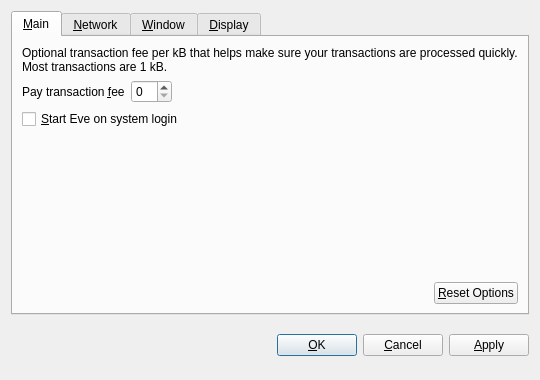
<?xml version="1.0" encoding="UTF-8"?>
<ui version="4.0">
 <class>OptionsDialog</class>
 <widget class="QDialog" name="OptionsDialog">
  <property name="geometry">
   <rect>
    <x>0</x>
    <y>0</y>
    <width>540</width>
    <height>380</height>
   </rect>
  </property>
  <property name="windowTitle">
   <string>Options</string>
  </property>
  <property name="modal">
   <bool>true</bool>
  </property>
  <layout class="QVBoxLayout" name="verticalLayout">
   <item>
    <widget class="QTabWidget" name="tabWidget">
     <property name="tabPosition">
      <enum>QTabWidget::North</enum>
     </property>
     <property name="currentIndex">
      <number>0</number>
     </property>
     <widget class="QWidget" name="tabMain">
      <attribute name="title">
       <string>&amp;Main</string>
      </attribute>
      <layout class="QVBoxLayout" name="verticalLayout_Main">
       <item>
        <widget class="QLabel" name="transactionFeeInfoLabel">
         <property name="text">
          <string>Optional transaction fee per kB that helps make sure your transactions are processed quickly. Most transactions are 1 kB.</string>
         </property>
         <property name="textFormat">
          <enum>Qt::PlainText</enum>
         </property>
         <property name="wordWrap">
          <bool>true</bool>
         </property>
        </widget>
       </item>
       <item>
        <layout class="QHBoxLayout" name="horizontalLayout_1_Main">
         <item>
          <widget class="QLabel" name="transactionFeeLabel">
           <property name="text">
            <string>Pay transaction &amp;fee</string>
           </property>
           <property name="textFormat">
            <enum>Qt::PlainText</enum>
           </property>
           <property name="buddy">
            <cstring>transactionFee</cstring>
           </property>
          </widget>
         </item>
         <item>
          <widget class="BitcoinAmountField" name="transactionFee"/>
         </item>
         <item>
          <spacer name="horizontalSpacer_1_Main">
           <property name="orientation">
            <enum>Qt::Horizontal</enum>
           </property>
           <property name="sizeHint" stdset="0">
            <size>
             <width>40</width>
             <height>20</height>
            </size>
           </property>
          </spacer>
         </item>
        </layout>
       </item>
       <item>
        <widget class="QCheckBox" name="bitcoinAtStartup">
         <property name="toolTip">
          <string>Automatically start Eve after logging in to the system.</string>
         </property>
         <property name="text">
          <string>&amp;Start Eve on system login</string>
         </property>
        </widget>
       </item>
       <item>
        <spacer name="verticalSpacer_Main">
         <property name="orientation">
          <enum>Qt::Vertical</enum>
         </property>
         <property name="sizeHint" stdset="0">
          <size>
           <width>20</width>
           <height>40</height>
          </size>
         </property>
        </spacer>
       </item>
       <item>
        <layout class="QHBoxLayout" name="horizontalLayout_2_Main">
         <item>
          <spacer name="horizontalSpacer_2_Main">
           <property name="orientation">
            <enum>Qt::Horizontal</enum>
           </property>
           <property name="sizeHint" stdset="0">
            <size>
             <width>40</width>
             <height>20</height>
            </size>
           </property>
          </spacer>
         </item>
         <item>
          <widget class="QPushButton" name="resetButton">
           <property name="toolTip">
            <string>Reset all client options to default.</string>
           </property>
           <property name="text">
            <string>&amp;Reset Options</string>
           </property>
           <property name="autoDefault">
            <bool>false</bool>
           </property>
          </widget>
         </item>
        </layout>
       </item>
      </layout>
     </widget>
     <widget class="QWidget" name="tabNetwork">
      <attribute name="title">
       <string>&amp;Network</string>
      </attribute>
      <layout class="QVBoxLayout" name="verticalLayout_Network">
       <item>
        <widget class="QCheckBox" name="mapPortUpnp">
         <property name="toolTip">
          <string>Automatically open the Eve client port on the router. This only works when your router supports UPnP and it is enabled.</string>
         </property>
         <property name="text">
          <string>Map port using &amp;UPnP</string>
         </property>
        </widget>
       </item>
       <item>
        <widget class="QCheckBox" name="connectSocks">
         <property name="toolTip">
          <string>Connect to the Eve network through a SOCKS proxy (e.g. when connecting through Tor).</string>
         </property>
         <property name="text">
          <string>&amp;Connect through SOCKS proxy:</string>
         </property>
        </widget>
       </item>
       <item>
        <layout class="QHBoxLayout" name="horizontalLayout_Network">
         <item>
          <widget class="QLabel" name="proxyIpLabel">
           <property name="text">
            <string>Proxy &amp;IP:</string>
           </property>
           <property name="textFormat">
            <enum>Qt::PlainText</enum>
           </property>
           <property name="buddy">
            <cstring>proxyIp</cstring>
           </property>
          </widget>
         </item>
         <item>
          <widget class="QValidatedLineEdit" name="proxyIp">
           <property name="maximumSize">
            <size>
             <width>140</width>
             <height>16777215</height>
            </size>
           </property>
           <property name="toolTip">
            <string>IP address of the proxy (e.g. 127.0.0.1)</string>
           </property>
          </widget>
         </item>
         <item>
          <widget class="QLabel" name="proxyPortLabel">
           <property name="text">
            <string>&amp;Port:</string>
           </property>
           <property name="textFormat">
            <enum>Qt::PlainText</enum>
           </property>
           <property name="buddy">
            <cstring>proxyPort</cstring>
           </property>
          </widget>
         </item>
         <item>
          <widget class="QLineEdit" name="proxyPort">
           <property name="maximumSize">
            <size>
             <width>55</width>
             <height>16777215</height>
            </size>
           </property>
           <property name="toolTip">
            <string>Port of the proxy (e.g. 9050)</string>
           </property>
          </widget>
         </item>
         <item>
          <widget class="QLabel" name="socksVersionLabel">
           <property name="text">
            <string>SOCKS &amp;Version:</string>
           </property>
           <property name="textFormat">
            <enum>Qt::PlainText</enum>
           </property>
           <property name="buddy">
            <cstring>socksVersion</cstring>
           </property>
          </widget>
         </item>
         <item>
          <widget class="QValueComboBox" name="socksVersion">
           <property name="toolTip">
            <string>SOCKS version of the proxy (e.g. 5)</string>
           </property>
          </widget>
         </item>
         <item>
          <spacer name="horizontalSpacer_Network">
           <property name="orientation">
            <enum>Qt::Horizontal</enum>
           </property>
           <property name="sizeHint" stdset="0">
            <size>
             <width>40</width>
             <height>20</height>
            </size>
           </property>
          </spacer>
         </item>
        </layout>
       </item>
       <item>
        <spacer name="verticalSpacer_Network">
         <property name="orientation">
          <enum>Qt::Vertical</enum>
         </property>
         <property name="sizeHint" stdset="0">
          <size>
           <width>20</width>
           <height>40</height>
          </size>
         </property>
        </spacer>
       </item>
      </layout>
     </widget>
     <widget class="QWidget" name="tabWindow">
      <attribute name="title">
       <string>&amp;Window</string>
      </attribute>
      <layout class="QVBoxLayout" name="verticalLayout_Window">
       <item>
        <widget class="QCheckBox" name="minimizeToTray">
         <property name="toolTip">
          <string>Show only a tray icon after minimizing the window.</string>
         </property>
         <property name="text">
          <string>&amp;Minimize to the tray instead of the taskbar</string>
         </property>
        </widget>
       </item>
       <item>
        <widget class="QCheckBox" name="minimizeOnClose">
         <property name="toolTip">
          <string>Minimize instead of exit the application when the window is closed. When this option is enabled, the application will be closed only after selecting Quit in the menu.</string>
         </property>
         <property name="text">
          <string>M&amp;inimize on close</string>
         </property>
        </widget>
       </item>
       <item>
        <spacer name="verticalSpacer_Window">
         <property name="orientation">
          <enum>Qt::Vertical</enum>
         </property>
         <property name="sizeHint" stdset="0">
          <size>
           <width>20</width>
           <height>40</height>
          </size>
         </property>
        </spacer>
       </item>
      </layout>
     </widget>
     <widget class="QWidget" name="tabDisplay">
      <attribute name="title">
       <string>&amp;Display</string>
      </attribute>
      <layout class="QVBoxLayout" name="verticalLayout_Display">
       <item>
        <layout class="QHBoxLayout" name="horizontalLayout_1_Display">
         <item>
          <widget class="QLabel" name="langLabel">
           <property name="text">
            <string>User Interface &amp;language:</string>
           </property>
           <property name="textFormat">
            <enum>Qt::PlainText</enum>
           </property>
           <property name="buddy">
            <cstring>lang</cstring>
           </property>
          </widget>
         </item>
         <item>
          <widget class="QValueComboBox" name="lang">
           <property name="toolTip">
            <string>The user interface language can be set here. This setting will take effect after restarting Eve.</string>
           </property>
          </widget>
         </item>
        </layout>
       </item>
       <item>
        <layout class="QHBoxLayout" name="horizontalLayout_2_Display">
         <item>
          <widget class="QLabel" name="unitLabel">
           <property name="text">
            <string>&amp;Unit to show amounts in:</string>
           </property>
           <property name="textFormat">
            <enum>Qt::PlainText</enum>
           </property>
           <property name="buddy">
            <cstring>unit</cstring>
           </property>
          </widget>
         </item>
         <item>
          <widget class="QValueComboBox" name="unit">
           <property name="toolTip">
            <string>Choose the default subdivision unit to show in the interface and when sending coins.</string>
           </property>
          </widget>
         </item>
        </layout>
       </item>
       <item>
        <widget class="QCheckBox" name="displayAddresses">
         <property name="toolTip">
          <string>Whether to show Eve addresses in the transaction list or not.</string>
         </property>
         <property name="text">
          <string>&amp;Display addresses in transaction list</string>
         </property>
        </widget>
       </item>
       <item>
        <spacer name="verticalSpacer_Display">
         <property name="orientation">
          <enum>Qt::Vertical</enum>
         </property>
         <property name="sizeHint" stdset="0">
          <size>
           <width>20</width>
           <height>40</height>
          </size>
         </property>
        </spacer>
       </item>
      </layout>
     </widget>
    </widget>
   </item>
   <item>
    <layout class="QHBoxLayout" name="horizontalLayout_Buttons">
     <item>
      <spacer name="horizontalSpacer_1">
       <property name="orientation">
        <enum>Qt::Horizontal</enum>
       </property>
       <property name="sizeHint" stdset="0">
        <size>
         <width>40</width>
         <height>48</height>
        </size>
       </property>
      </spacer>
     </item>
     <item>
      <widget class="QLabel" name="statusLabel">
       <property name="font">
        <font>
         <weight>75</weight>
         <bold>true</bold>
        </font>
       </property>
       <property name="text">
        <string/>
       </property>
       <property name="textFormat">
        <enum>Qt::PlainText</enum>
       </property>
       <property name="wordWrap">
        <bool>true</bool>
       </property>
      </widget>
     </item>
     <item>
      <spacer name="horizontalSpacer_2">
       <property name="orientation">
        <enum>Qt::Horizontal</enum>
       </property>
       <property name="sizeHint" stdset="0">
        <size>
         <width>40</width>
         <height>48</height>
        </size>
       </property>
      </spacer>
     </item>
     <item>
      <widget class="QPushButton" name="okButton">
       <property name="text">
        <string>&amp;OK</string>
       </property>
      </widget>
     </item>
     <item>
      <widget class="QPushButton" name="cancelButton">
       <property name="text">
        <string>&amp;Cancel</string>
       </property>
       <property name="autoDefault">
        <bool>false</bool>
       </property>
      </widget>
     </item>
     <item>
      <widget class="QPushButton" name="applyButton">
       <property name="text">
        <string>&amp;Apply</string>
       </property>
       <property name="autoDefault">
        <bool>false</bool>
       </property>
      </widget>
     </item>
    </layout>
   </item>
  </layout>
 </widget>
 <customwidgets>
  <customwidget>
   <class>BitcoinAmountField</class>
   <extends>QSpinBox</extends>
   <header>bitcoinamountfield.h</header>
  </customwidget>
  <customwidget>
   <class>QValueComboBox</class>
   <extends>QComboBox</extends>
   <header>qvaluecombobox.h</header>
  </customwidget>
  <customwidget>
   <class>QValidatedLineEdit</class>
   <extends>QLineEdit</extends>
   <header>qvalidatedlineedit.h</header>
  </customwidget>
 </customwidgets>
 <resources/>
 <connections/>
</ui>
